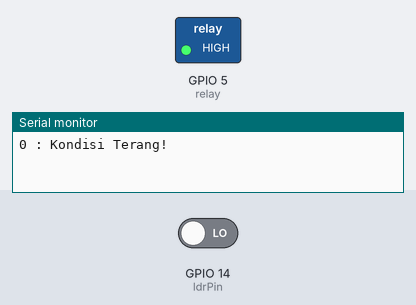
A sketch run on a simulated ESP8266 (NodeMCU). Shown: switched loads named in the sketch (green lamp = pin HIGH), the last lines printed to the serial monitor. The inputs (shaded band) are chosen by the test bench; at power-on: GPIO 14 (ldrPin) LOW. WiFi joins after 1.5 s; servers stay silent unless stated.

Above: at 3.0 s.
3.1 s: GPIO 14 (ldrPin) driven HIGH
At 4.9 s:
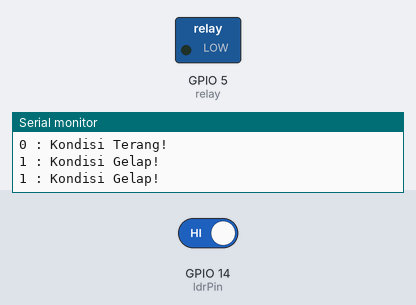
6.3 s: GPIO 14 (ldrPin) driven LOW
At 7.2 s:
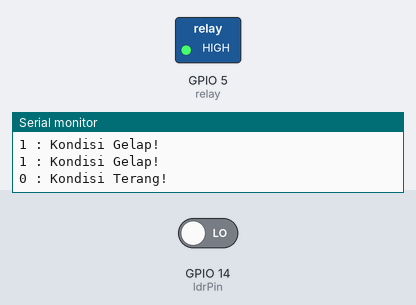
Timing chart, 0 to 9.3 s (numbered marks = the images above; inputs shaded):
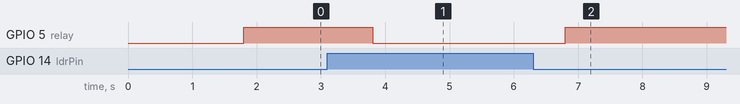

The sketch:

sketch.ino
```cpp
/*-------------------------------------------*/
// Include library file
#include <ESP8266WiFi.h>
#include <BlynkSimpleEsp8266.h>

// Enable output to Serial monitor and initialize timer from Blynk
#define BLYNK_PRINT Serial
BlynkTimer timer;
/*-------------------------------------------*/

/*-------------------------------------------*/
// Set your auth token from Blynk and your credentials
char auth[] = "Your_Blynk_Auth_Token";
char ssid[] = "Your_Credential_Ssid";
char pass[] = "Your_Credential_Password";
/*-------------------------------------------*/

// Initialize pin for LDR sensor, Magnetic Door Sensor, and relay
const int ldrPin = 14;  // D5
const int relay = 5;    // D1

// To control relay
#define hidup LOW
#define mati HIGH

void setup() {
  // Set serial communication baudrate
  Serial.begin(9600);

  // Set blynk to connect with credentials, blynk cloud, and port
  Blynk.begin(auth, ssid, pass, "blynk.cloud", 80);

  // Set ldrPin to INPUT mode
  pinMode(ldrPin, INPUT);

  // Set mode to relay
  pinMode(relay, OUTPUT);
  digitalWrite(relay, mati);

  // Set timer for update data from Blynk
  timer.setInterval(1000L, checkLightState);
}

void loop() {
  // Run Blynk and timer
  Blynk.run();
  timer.run();
}

// Void to run and check light state
void checkLightState() {
  // check light state first
  bool lightState = digitalRead(ldrPin);
  String message;
  int statusLED = 0;
  Serial.print(lightState);  // Send to Serial Monitor
  Serial.print(" : ");
  if (lightState) {
    Serial.println("Kondisi Gelap!");
    message = "Kondisi Gelap, Lampu Menyala";
    statusLED = 1;
    digitalWrite(relay, hidup);
  } else {
    Serial.println("Kondisi Terang!");
    message = "Kondisi Terang, Lampu Dimatikan";
    statusLED = 0;
    digitalWrite(relay, mati);
  }
  Blynk.virtualWrite(V0, message);    // Send message data for datastreams V0 from Blynk and update
  Blynk.virtualWrite(V4, statusLED);  // Send statusLED data for datastreams V4 from Blynk and update
}
```

Measured:
- after the input at 3.1 s, GPIO 5 (relay): HIGH → LOW after 0.70 s
- after the input at 6.3 s, GPIO 5 (relay): LOW → HIGH after 0.50 s
